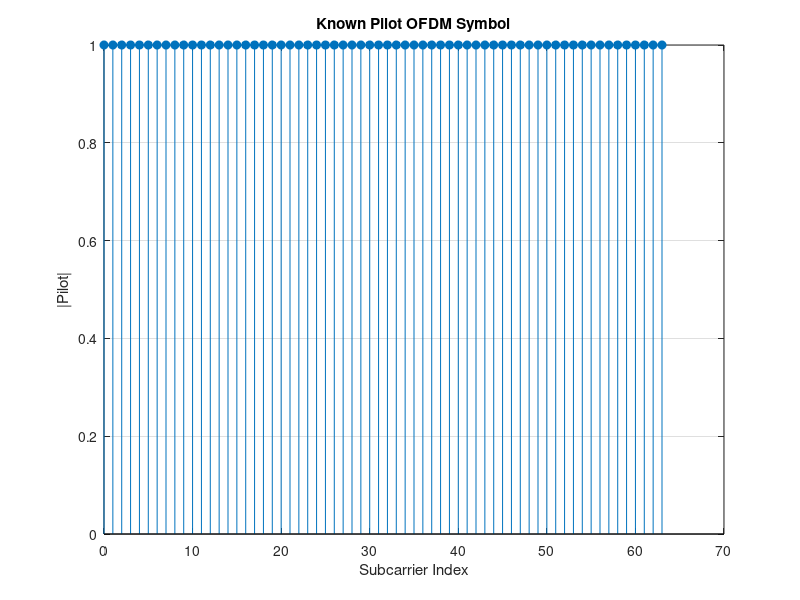
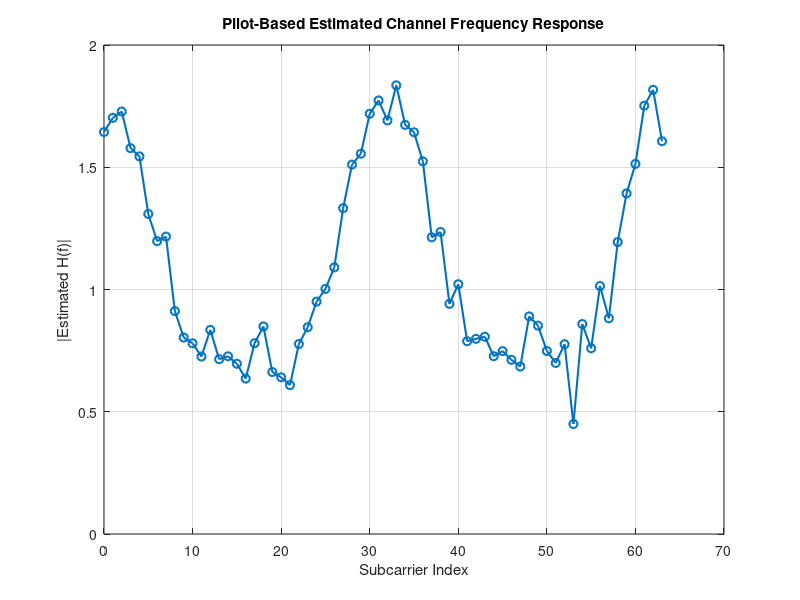
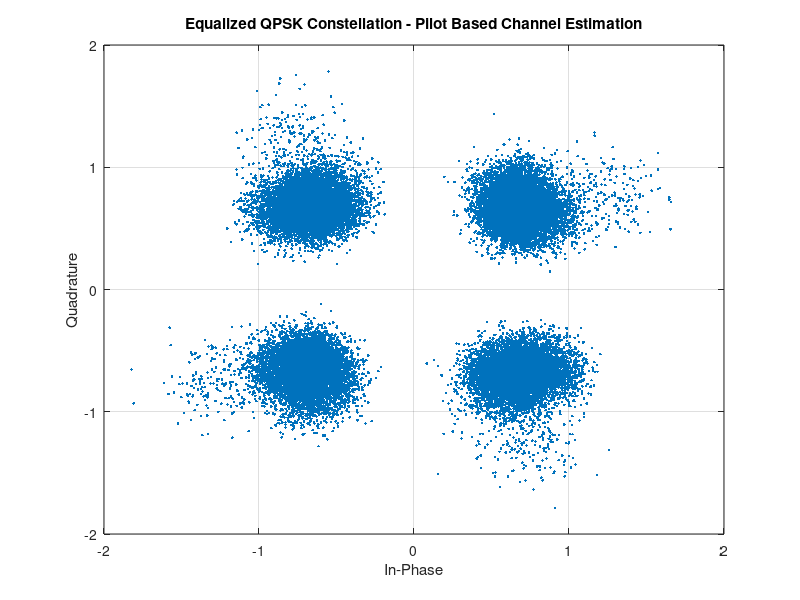
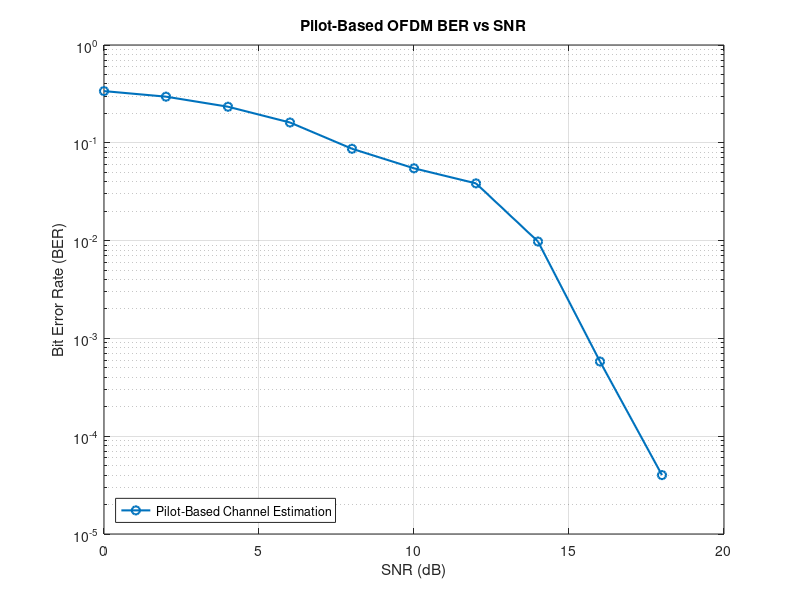

The MATLAB source for these figures, in order:
clc;
clear;
close all;

%% Step 9 - Pilot-Based Channel Estimation

% Number of data bits
numBits = 100000;

% OFDM parameters
Nfft = 64;
cpLength = 16;

% SNR range
snrRange = 0:2:20;

%% Multipath Channel

pathDelays = [0 2 4];
pathGains = [1 0.5 0.25];

% Channel impulse response
channelImpulseResponse = zeros(max(pathDelays)+1,1);

channelImpulseResponse(pathDelays+1) = pathGains;

%% Generate Random Data Bits

txBits = randi([0 1], numBits, 1);

% Make number of bits even
if mod(length(txBits),2) ~= 0
    txBits = txBits(1:end-1);
end

%% QPSK Modulation

bitPairs = reshape(txBits,2,[]).';

txSymbolsDecimal = bi2de(bitPairs,'left-msb');

txQPSK = pskmod(txSymbolsDecimal,4,pi/4);

%% Arrange QPSK Data into OFDM Symbols

numQPSKSymbols = length(txQPSK);

numDataOFDMSymbols = floor(numQPSKSymbols/Nfft);

txQPSK = txQPSK(1:numDataOFDMSymbols*Nfft);

dataSymbols = reshape( ...
    txQPSK, ...
    Nfft, ...
    numDataOFDMSymbols);

%% Generate Known Pilot OFDM Symbol

pilotSymbols = ones(Nfft,1);

%% IFFT of Pilot

pilotTimeDomain = ifft(pilotSymbols,Nfft);

%% Add Cyclic Prefix to Pilot

pilotCP = pilotTimeDomain(end-cpLength+1:end);

pilotWithCP = [pilotCP; pilotTimeDomain];

%% IFFT of Data

dataTimeDomain = ifft(dataSymbols,Nfft,1);

%% Add Cyclic Prefix to Data

dataCP = dataTimeDomain(end-cpLength+1:end,:);

dataWithCP = [dataCP; dataTimeDomain];

%% Create Complete OFDM Frame

txFrame = [
    pilotWithCP
    dataWithCP(:)
];

%% Display Information

fprintf('\n===== STEP 9.1: PILOT-BASED OFDM FRAME =====\n');

fprintf('FFT Size              : %d\n',Nfft);
fprintf('Cyclic Prefix Length  : %d\n',cpLength);
fprintf('Number of Data OFDM Symbols : %d\n',numDataOFDMSymbols);
fprintf('Pilot OFDM Symbols    : 1\n');
fprintf('Total Transmitted Samples : %d\n',length(txFrame));

%% Plot Pilot Frequency Domain

figure;

stem(0:Nfft-1,abs(pilotSymbols),'filled');

grid on;

xlabel('Subcarrier Index');
ylabel('|Pilot|');

title('Known Pilot OFDM Symbol');
%% Step 9.2 - Pilot Transmission and Channel Reception

% Pass complete OFDM frame through multipath channel
channelOutput = conv( ...
    txFrame, ...
    channelImpulseResponse);

% Keep original frame length
channelOutput = ...
    channelOutput(1:length(txFrame));

%% Add AWGN

snrTest = 20;

rxFrame = awgn( ...
    channelOutput, ...
    snrTest, ...
    'measured');

%% Extract Received Pilot

pilotLength = Nfft + cpLength;

receivedPilotWithCP = ...
    rxFrame(1:pilotLength);

%% Remove Pilot Cyclic Prefix

receivedPilot = ...
    receivedPilotWithCP(cpLength+1:end);

%% FFT of Received Pilot

receivedPilotFrequency = ...
    fft(receivedPilot,Nfft);

%% Pilot-Based Channel Estimation

estimatedChannel = ...
    receivedPilotFrequency ./ pilotSymbols;

%% Display Channel Estimate

fprintf('\n===== STEP 9.2: PILOT CHANNEL ESTIMATION =====\n');

fprintf('Test SNR = %d dB\n',snrTest);

fprintf('Pilot transmitted successfully.\n');

fprintf('Received pilot extracted successfully.\n');

fprintf('Channel frequency response estimated using pilot.\n');

%% Plot Estimated Channel Frequency Response

figure;

plot( ...
    0:Nfft-1, ...
    abs(estimatedChannel), ...
    'o-', ...
    'LineWidth',1.5);

grid on;

xlabel('Subcarrier Index');

ylabel('|Estimated H(f)|');

title('Pilot-Based Estimated Channel Frequency Response');
%% Step 9.3 - Data Reception and ZF Equalization

% Extract data portion after pilot
receivedData = ...
    rxFrame(pilotLength+1:end);

% Reshape received data into OFDM symbols
receivedDataWithCP = reshape( ...
    receivedData, ...
    Nfft + cpLength, ...
    numDataOFDMSymbols);

%% Remove Cyclic Prefix

receivedDataWithoutCP = ...
    receivedDataWithCP(cpLength+1:end,:);

%% FFT

receivedDataFrequency = ...
    fft(receivedDataWithoutCP,Nfft,1);

%% Repeat Estimated Channel for All Data Symbols

estimatedChannelMatrix = ...
    repmat(estimatedChannel,1,numDataOFDMSymbols);

%% Zero-Forcing Equalization

equalizedSymbols = ...
    receivedDataFrequency ./ estimatedChannelMatrix;

%% Parallel to Serial

receivedQPSK = equalizedSymbols(:);

%% QPSK Demodulation

receivedSymbolsDecimal = ...
    pskdemod(receivedQPSK,4,pi/4);

%% Convert Symbols to Bits

receivedBitPairs = ...
    de2bi(receivedSymbolsDecimal,2,'left-msb');

receivedBits = ...
    reshape(receivedBitPairs.',[],1);

%% Select Matching Number of Transmitted Bits

txBitsUsed = ...
    txBits(1:length(receivedBits));

%% Calculate BER

[numErrors,ber] = ...
    biterr(txBitsUsed,receivedBits);

fprintf('\n===== STEP 9.3: PILOT-BASED OFDM BER =====\n');

fprintf('SNR = %d dB\n',snrTest);

fprintf('Bit Errors = %d\n',numErrors);

fprintf('BER = %.6f\n',ber);

%% Constellation Plot

figure;

plot( ...
    real(receivedQPSK), ...
    imag(receivedQPSK), ...
    '.');

grid on;

xlabel('In-Phase');

ylabel('Quadrature');

title('Equalized QPSK Constellation - Pilot Based Channel Estimation');
%% Step 9.5 - Pilot-Based BER vs SNR

berPilot = zeros(size(snrRange));

for k = 1:length(snrRange)

    %% Add AWGN at Current SNR

    rxFrame = awgn( ...
        channelOutput, ...
        snrRange(k), ...
        'measured');

    %% Extract Pilot

    receivedPilotWithCP = ...
        rxFrame(1:pilotLength);

    %% Remove Pilot CP

    receivedPilot = ...
        receivedPilotWithCP(cpLength+1:end);

    %% FFT of Received Pilot

    receivedPilotFrequency = ...
        fft(receivedPilot,Nfft);

    %% Estimate Channel Using Pilot

    estimatedChannel = ...
        receivedPilotFrequency ./ pilotSymbols;

    %% Extract Data

    receivedData = ...
        rxFrame(pilotLength+1:end);

    %% Reshape Data

    receivedDataWithCP = reshape( ...
        receivedData, ...
        Nfft + cpLength, ...
        numDataOFDMSymbols);

    %% Remove Data CP

    receivedDataWithoutCP = ...
        receivedDataWithCP(cpLength+1:end,:);

    %% FFT

    receivedDataFrequency = ...
        fft(receivedDataWithoutCP,Nfft,1);

    %% Channel Matrix

    estimatedChannelMatrix = ...
        repmat( ...
        estimatedChannel, ...
        1, ...
        numDataOFDMSymbols);

    %% ZF Equalization

    equalizedSymbols = ...
        receivedDataFrequency ./ estimatedChannelMatrix;

    %% Serial Conversion

    receivedQPSK = equalizedSymbols(:);

    %% QPSK Demodulation

    receivedSymbolsDecimal = ...
        pskdemod( ...
        receivedQPSK, ...
        4, ...
        pi/4);

    %% Convert to Bits

    receivedBitPairs = ...
        de2bi( ...
        receivedSymbolsDecimal, ...
        2, ...
        'left-msb');

    receivedBits = ...
        reshape( ...
        receivedBitPairs.', ...
        [], ...
        1);

    %% BER

    txBitsUsed = ...
        txBits(1:length(receivedBits));

    [numErrors,ber] = ...
        biterr( ...
        txBitsUsed, ...
        receivedBits);

    berPilot(k) = ber;

    fprintf( ...
        'SNR = %2d dB   Bit Errors = %5d   BER = %.6f\n', ...
        snrRange(k), ...
        numErrors, ...
        ber);

end

%% Plot Pilot-Based BER

figure;

semilogy( ...
    snrRange, ...
    berPilot, ...
    'o-', ...
    'LineWidth',1.5);

grid on;

xlabel('SNR (dB)');
ylabel('Bit Error Rate (BER)');

title('Pilot-Based OFDM BER vs SNR');

legend( ...
    'Pilot-Based Channel Estimation', ...
    'Location', ...
    'southwest');
